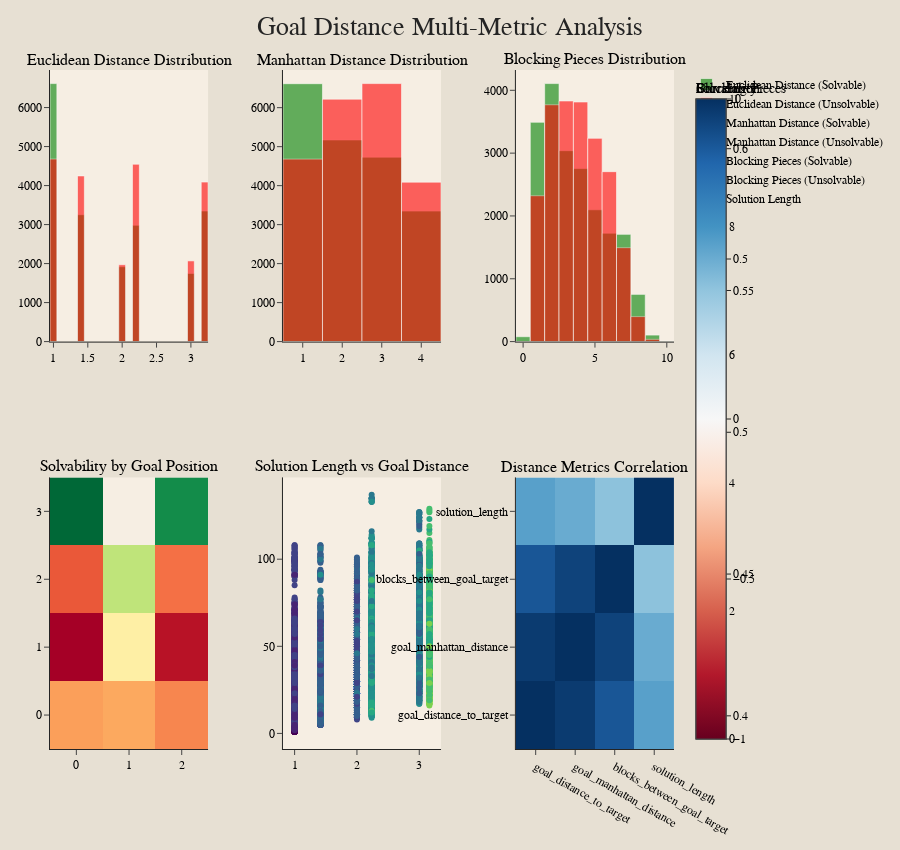

Here is the notebook cell this chart was saved with:
### Code cell
fig = make_subplots(
        rows=2, cols=3,
        subplot_titles=(
            "Euclidean Distance Distribution",
            "Manhattan Distance Distribution",
            "Blocking Pieces Distribution",
            "Solvability by Goal Position",
            "Solution Length vs Goal Distance",
            "Distance Metrics Correlation"
        ),
        horizontal_spacing=0.12,
        vertical_spacing=0.2
    )

    # Distance metrics
distance_cols = ['goal_distance_to_target', 'goal_manhattan_distance', 'blocks_between_goal_target']
distance_names = ['Euclidean Distance', 'Manhattan Distance', 'Blocking Pieces']

# Histograms for solvable vs unsolvable
for i, (col, name) in enumerate(zip(distance_cols, distance_names)):
        fig.add_trace(
            go.Histogram(
                x=df[df['is_solvable']][col],
                name=f"{name} (Solvable)",
                marker_color="green",
                opacity=0.6
            ),
            row=1, col=i+1
        )
        fig.add_trace(
            go.Histogram(
                x=df[~df['is_solvable']][col],
                name=f"{name} (Unsolvable)",
                marker_color="red",
                opacity=0.6
            ),
            row=1, col=i+1
        )

# Heatmap for goal position solvability
solvability_pivot = df.pivot_table(
        values='is_solvable',
        index='goal_initial_row',
        columns='goal_initial_col',
        aggfunc='mean'
    )

fig.add_trace(
        go.Heatmap(
            z=solvability_pivot.values,
            x=solvability_pivot.columns,
            y=solvability_pivot.index,
            colorscale="RdYlGn",
            colorbar_title="Solvability"
        ),
        row=2, col=1
    )

# Scatter for solution length vs distance
solvable_df = df[df['is_solvable']]
fig.add_trace(
        go.Scatter(
            x=solvable_df['goal_distance_to_target'],
            y=solvable_df['solution_length'],
            mode='markers',
            marker=dict(
                size=6,
                color=solvable_df['blocks_between_goal_target'],
                colorscale='Viridis',
                showscale=True,
                colorbar=dict(title="Blocking Pieces")
            ),
            name="Solution Length"
        ),
        row=2, col=2
    )

# Correlation heatmap
distance_features = ['goal_distance_to_target', 'goal_manhattan_distance',
                         'blocks_between_goal_target', 'solution_length']
corr_data = solvable_df[distance_features].corr()

fig.add_trace(
        go.Heatmap(
            z=corr_data.values,
            x=corr_data.columns,
            y=corr_data.index,
            colorscale="RdBu",
            zmin=-1, zmax=1,
            colorbar_title="Correlation"
        ),
        row=2, col=3
    )

# Layout styling
fig.update_layout(
        title={
            'text': "Goal Distance Multi-Metric Analysis",
            'x': 0.5,
            'xanchor': 'center',
            'font': dict(family="Courier New", size=26, color="#242424")
        },
        font=dict(family="Courier New", size=12, color="black"),
        plot_bgcolor='#F6EEE3',
        paper_bgcolor='#E7E0D3',
        height=850,
        margin=dict(t=70, b=50, l=50, r=50),
        barmode='overlay',
        legend=dict(font=dict(family="Courier New", size=12, color="black"))
    )

fig.show()

### Figure 1 — Plotly figure (JSON) as saved in the notebook; plotly's stock layout.template omitted (floating-point values rounded to 4 significant figures; data arrays with more than 128 entries replaced by an {"elided": "..."} marker saying what was removed)
{"data": [{"marker": {"color": "green"}, "name": "Euclidean Distance (Solvable)", "opacity": 0.6, "type": "histogram", "x": {"elided": "19866 float values"}, "xaxis": "x", "yaxis": "y"}, {"marker": {"color": "red"}, "name": "Euclidean Distance (Unsolvable)", "opacity": 0.6, "type": "histogram", "x": {"elided": "21608 float values"}, "xaxis": "x", "yaxis": "y"}, {"marker": {"color": "green"}, "name": "Manhattan Distance (Solvable)", "opacity": 0.6, "type": "histogram", "x": {"elided": "19866 int values"}, "xaxis": "x2", "yaxis": "y2"}, {"marker": {"color": "red"}, "name": "Manhattan Distance (Unsolvable)", "opacity": 0.6, "type": "histogram", "x": {"elided": "21608 int values"}, "xaxis": "x2", "yaxis": "y2"}, {"marker": {"color": "green"}, "name": "Blocking Pieces (Solvable)", "opacity": 0.6, "type": "histogram", "x": {"elided": "19866 int values"}, "xaxis": "x3", "yaxis": "y3"}, {"marker": {"color": "red"}, "name": "Blocking Pieces (Unsolvable)", "opacity": 0.6, "type": "histogram", "x": {"elided": "21608 int values"}, "xaxis": "x3", "yaxis": "y3"}, {"colorbar": {"title": {"text": "Solvability"}}, "colorscale": [[0, "rgb(165,0,38)"], [0.1, "rgb(215,48,39)"], [0.2, "rgb(244,109,67)"], [0.3, "rgb(253,174,97)"], [0.4, "rgb(254,224,139)"], [0.5, "rgb(255,255,191)"], [0.6, "rgb(217,239,139)"], [0.7, "rgb(166,217,106)"], [0.8, "rgb(102,189,99)"], [0.9, "rgb(26,152,80)"], [1, "rgb(0,104,55)"]], "type": "heatmap", "x": [0, 1, 2], "xaxis": "x4", "y": [0, 1, 2, 3], "yaxis": "y4", "z": [[0.4543, 0.4578, 0.4457], [0.3918, 0.4933, 0.4005], [0.4291, 0.5385, 0.4382], [0.6175, NaN, 0.6008]]}, {"marker": {"color": {"elided": "19866 int values"}, "colorbar": {"title": {"text": "Blocking Pieces"}}, "colorscale": [[0, "#440154"], [0.1111, "#482878"], [0.2222, "#3e4989"], [0.3333, "#31688e"], [0.4444, "#26828e"], [0.5556, "#1f9e89"], [0.6667, "#35b779"], [0.7778, "#6ece58"], [0.8889, "#b5de2b"], [1, "#fde725"]], "showscale": true, "size": 6}, "mode": "markers", "name": "Solution Length", "type": "scatter", "x": {"elided": "19866 float values"}, "xaxis": "x5", "y": {"elided": "19866 int values"}, "yaxis": "y5"}, {"colorbar": {"title": {"text": "Correlation"}}, "colorscale": [[0, "rgb(103,0,31)"], [0.1, "rgb(178,24,43)"], [0.2, "rgb(214,96,77)"], [0.3, "rgb(244,165,130)"], [0.4, "rgb(253,219,199)"], [0.5, "rgb(247,247,247)"], [0.6, "rgb(209,229,240)"], [0.7, "rgb(146,197,222)"], [0.8, "rgb(67,147,195)"], [0.9, "rgb(33,102,172)"], [1, "rgb(5,48,97)"]], "type": "heatmap", "x": ["goal_distance_to_target", "goal_manhattan_distance", "blocks_between_goal_target", "solution_length"], "xaxis": "x6", "y": ["goal_distance_to_target", "goal_manhattan_distance", "blocks_between_goal_target", "solution_length"], "yaxis": "y6", "z": [[1.0, 0.959, 0.8593, 0.5477], [0.959, 1.0, 0.9314, 0.5042], [0.8593, 0.9314, 1.0, 0.4115], [0.5477, 0.5042, 0.4115, 1.0]], "zmax": 1, "zmin": -1}], "layout": {"annotations": [{"font": {"size": 16}, "showarrow": false, "text": "Euclidean Distance Distribution", "x": 0.1267, "xanchor": "center", "xref": "paper", "y": 1, "yanchor": "bottom", "yref": "paper"}, {"font": {"size": 16}, "showarrow": false, "text": "Manhattan Distance Distribution", "x": 0.5, "xanchor": "center", "xref": "paper", "y": 1, "yanchor": "bottom", "yref": "paper"}, {"font": {"size": 16}, "showarrow": false, "text": "Blocking Pieces Distribution", "x": 0.8733, "xanchor": "center", "xref": "paper", "y": 1, "yanchor": "bottom", "yref": "paper"}, {"font": {"size": 16}, "showarrow": false, "text": "Solvability by Goal Position", "x": 0.1267, "xanchor": "center", "xref": "paper", "y": 0.4, "yanchor": "bottom", "yref": "paper"}, {"font": {"size": 16}, "showarrow": false, "text": "Solution Length vs Goal Distance", "x": 0.5, "xanchor": "center", "xref": "paper", "y": 0.4, "yanchor": "bottom", "yref": "paper"}, {"font": {"size": 16}, "showarrow": false, "text": "Distance Metrics Correlation", "x": 0.8733, "xanchor": "center", "xref": "paper", "y": 0.4, "yanchor": "bottom", "yref": "paper"}], "barmode": "overlay", "font": {"color": "black", "family": "Courier New", "size": 12}, "height": 850, "legend": {"font": {"color": "black", "family": "Courier New", "size": 12}}, "margin": {"b": 50, "l": 50, "r": 50, "t": 70}, "paper_bgcolor": "#E7E0D3", "plot_bgcolor": "#F6EEE3", "title": {"font": {"color": "#242424", "family": "Courier New", "size": 26}, "text": "Goal Distance Multi-Metric Analysis", "x": 0.5, "xanchor": "center"}, "xaxis": {"anchor": "y", "domain": [0, 0.2533]}, "xaxis2": {"anchor": "y2", "domain": [0.3733, 0.6267]}, "xaxis3": {"anchor": "y3", "domain": [0.7467, 1]}, "xaxis4": {"anchor": "y4", "domain": [0, 0.2533]}, "xaxis5": {"anchor": "y5", "domain": [0.3733, 0.6267]}, "xaxis6": {"anchor": "y6", "domain": [0.7467, 1]}, "yaxis": {"anchor": "x", "domain": [0.6, 1]}, "yaxis2": {"anchor": "x2", "domain": [0.6, 1]}, "yaxis3": {"anchor": "x3", "domain": [0.6, 1]}, "yaxis4": {"anchor": "x4", "domain": [0, 0.4]}, "yaxis5": {"anchor": "x5", "domain": [0, 0.4]}, "yaxis6": {"anchor": "x6", "domain": [0, 0.4]}}}
